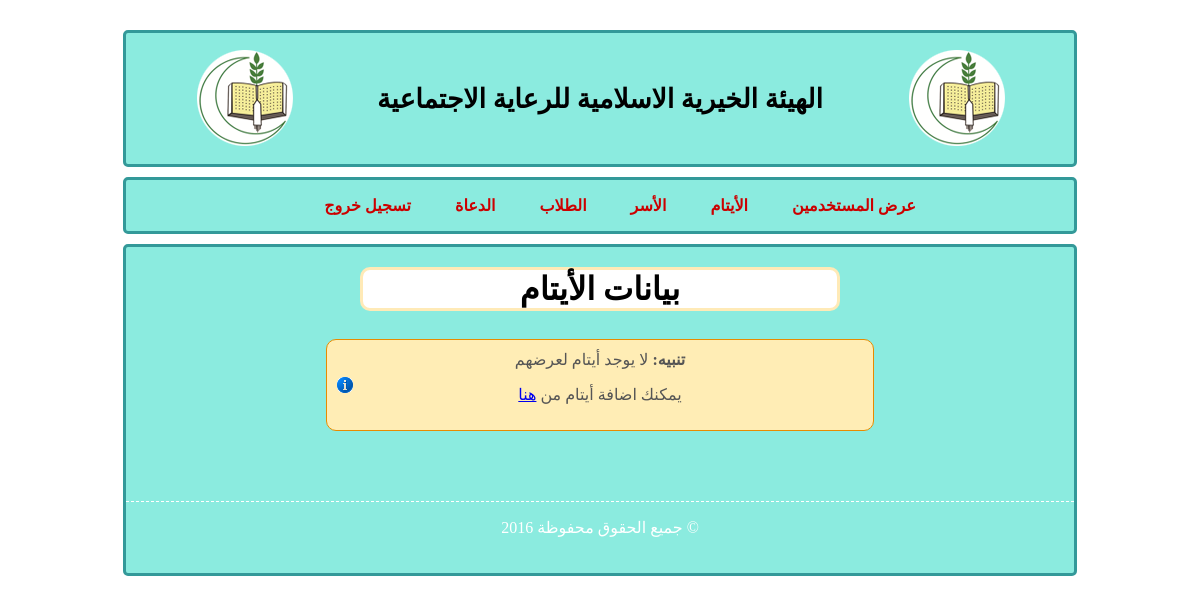
The page /admin/orphan/showOrphans.php on the database as committed earlier.
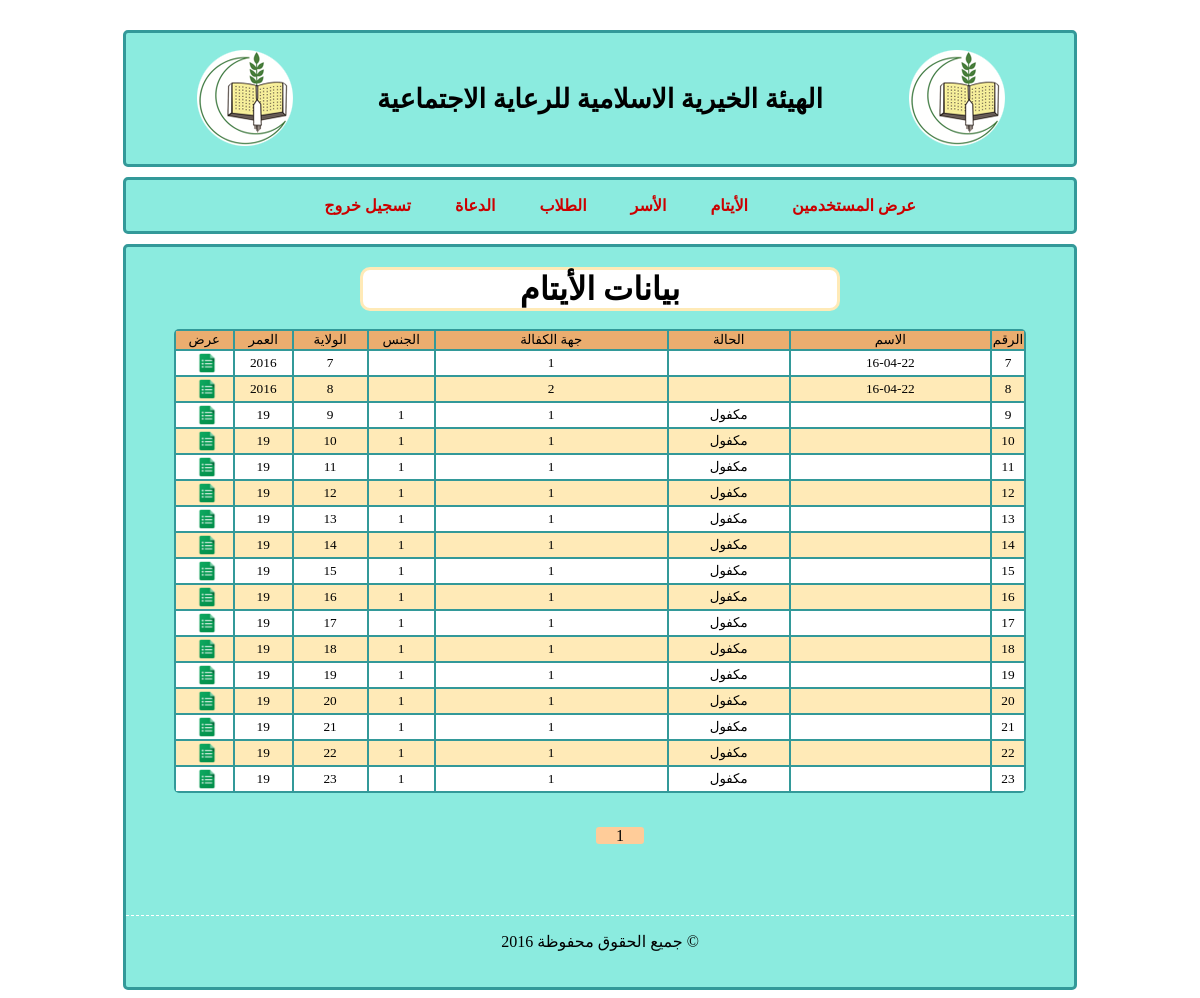
The same page on the database as committed later.
### tables this page shows
CREATE TABLE IF NOT EXISTS `orphan` (
  `id` int(11) NOT NULL AUTO_INCREMENT,
  `state` varchar(50) NOT NULL,
  `warranty_organization` int(11) NOT NULL,
  `saving` int(11) NOT NULL,
  `last_sponsorship_date` date NOT NULL,
  `first_name` varchar(50) NOT NULL,
  `meddle_name` varchar(50) NOT NULL,
  `last_name` varchar(50) NOT NULL,
  `last_4th_name` varchar(50) NOT NULL,
  `birth_date` date NOT NULL,
  `sex` varchar(6) NOT NULL,
  `mother_first_name` varchar(50) NOT NULL,
  `mother_middle_name` varchar(50) NOT NULL,
  `mother_last_name` varchar(50) NOT NULL,
  `mother_4th_name` varchar(50) NOT NULL,
  `mother_Birth_date` date NOT NULL,
  `mother_state` varchar(100) NOT NULL,
  `father_dead_date` date NOT NULL,
  `father_dead_cause` varchar(100) NOT NULL,
  `father_work` varchar(100) NOT NULL,
  `residence_state` int(11) NOT NULL,
  `city` varchar(100) NOT NULL,
  `District` varchar(100) NOT NULL,
  `section` int(10) NOT NULL,
  `house_no` int(50) NOT NULL,
  `phone1` int(20) NOT NULL,
  `phone2` int(20) NOT NULL,
  `studing_state` varchar(50) NOT NULL,
  `nonstuding_cause` varchar(50) NOT NULL,
  `school_name` varchar(50) NOT NULL,
  `level` varchar(100) NOT NULL,
  `year` varchar(100) NOT NULL,
  `quran_parts` int(10) NOT NULL,
  `health_state` varchar(50) NOT NULL,
  `ill_cause` varchar(50) NOT NULL,
  `data_entery_name` varchar(50) NOT NULL,
  `data_entery_date` date NOT NULL,
  UNIQUE KEY `id` (`id`),
  KEY `warranty_organization` (`warranty_organization`),
  KEY `residence_state` (`residence_state`)
);

### utils/orphanAPI.php (called while the page is built, shortened)
<?php
function fp_orphan_get($extra = ''){
	$query = sprintf("SELECT * FROM `orphan` %s",$extra);
	$qresult = @mysql_query($query);
	$rcount = mysql_num_rows($qresult);
	if($rcount == 0 )  return 0 ;
	$orphans = array();
	for($i = 0 ; $i < $rcount ; $i++)
		$orphans[@count($orphans)] = @mysql_fetch_object($qresult);
	return $orphans ;
	}
function fp_orphan_get_num_rows(){
	$query = sprintf("SELECT * FROM `orphan`");
	$qresult = @mysql_query($query);
        return mysql_num_rows($qresult);
}
?>

### admin/orphan/showOrphans.php (the view, shortened to what this page needs)
<?php
	include('../../utils/db.php');
	include('../../utils/orphanAPI.php');
        $start=0;
    $limit=20;
    $total_results = fp_orphan_get_num_rows();
        $total=ceil($total_results/$limit);
    if(!isset($_GET['page']) || $_GET['page'] == '' || (int)$_GET['page'] == 0 || $_GET['page']>$total)
    {
    $page=1;
    }
    else{
    $page=$_GET['page'];
    $start=($page-1)*$limit;
    }
        $orphans = fp_orphan_get("LIMIT $start, $limit");
?>
<!DOCTYPE html PUBLIC "-//W3C//DTD XHTML 1.0 Transitional//EN" "http://www.w3.org/TR/xhtml1/DTD/xhtml1-transitional.dtd">
<html xmlns="http://www.w3.org/1999/xhtml">
<head>
<link href="../../style/pageStyle.css" rel="stylesheet" type="text/css" />
</head>
<body>
<div id="title">
<table width="90%" border="0" align="center">
  <tr>
    <td><img src="../../images/logo.png" /></td>
    <td><h1>الهيئة الخيرية الاسلامية للرعاية الاجتماعية</h1></td>
    <td><img src="../../images/logo.png" /></td>
  </tr>
</table>
</div>
<div class="menu">
	<ul>
      <li><a href="cars.html">تسجيل خروج</a>
      <li><a href="customers.html">الدعاة</a>
      <li><a href="employees.html">الطلاب</a>
      <li><a href="reports.html">الأسر</a>
      <li><a href="main.html">الأيتام</a>
      <li><a href="main.html">عرض المستخدمين</a>
   </ul>
</div>
<div class="main">
<h1 align="center" class="adress"> بيانات الأيتام </h1>
<br />
 <?php
        if($orphans == -1 ) {
            echo '
                <div style="text-align:center;color:#fff;">
                <div class="alert-box error"><span>خطأ: </span>هناك مشكلة في الاتصال بقاعدة البيانات    </div>
                 </div>
                <div id="footer">
                <p>جميع الحقوق محفوظة 2016 &copy;</p>
               </div>';
            die() ;
        }
        else
        if($orphans == 0 ) {
            echo '
                <div style="text-align:center;color:#fff;">
                <div class="alert-box notice"><span>تنبيه: </span>لا يوجد أيتام لعرضهم
                <p>يمكنك اضافة أيتام من <a href="addOrphan.php">هنا</a></p>
                </div>
                <div id="footer">
                <p>جميع الحقوق محفوظة 2016 &copy;</p>
               </div>';
            die() ;
        }
	$ocount = @count($orphans);
?>
<table width="90%" border="0" align="center" class="table">
    <tr class="table_header" align="center">
    <td width="7%">عرض</td>
    <td width="7%">العمر</td>
    <td width="9%">الولاية </td>
    <td width="8%">الجنس </td>
    <td width="29%">جهة الكفالة</td>
    <td width="15%">الحالة</td>
    <td width="28%">الاسم </td>
    <td  width="4%">الرقم</td>
  </tr>
  <?php
function ageCalculator($dob){
        if(!empty($dob)){
        $birthdate = new DateTime($dob);
        $today   = new DateTime('today');
        $age = $birthdate->diff($today)->y;
        return $age;
    }
	else
        return 0;
}
  	for($i = 0 ; $i < $ocount ; $i++){
		$orphan = $orphans[$i];
  ?>
    <tr align="center" class="table_data<?php echo $i%2?>">
    <td  onclick="window.location.href='orphanInfo.php?id='+<?php echo $orphan->id?>"><img alt="عرض" align="middle" width="22px"  src="../../images/style images/show_icon.png" style="padding-left:5px" /></td>
    <td width="7%"><?php
echo ageCalculator($orphan->birth_date);?></td>
 	<td width="9%"><?php echo $orphan->id?></td>
    <td width="8%"><?php echo $orphan->sex?> </td>
    <td width="29%"><?php
                                            echo $orphan->warranty_organization;
                                                    ?></td>
    <td width="15%"><?php fp_get_state($orphan->state)?></td>
    <td width="28%"> <?php echo $orphan->first_name." ".$orphan->meddle_name." ".$orphan->last_name." ".$orphan->last_4th_name?></td>
    <td width="4%"><?php echo $orphan->id?></td>
  </tr>
  <?php } ?>
  </table>
<br />
<div class="pagination">
    <ul class='page'>
  <?php
        for($i=1;$i<=$total;$i++)
        {
            if($i==$page) { echo "<li class='current'>".$i."</li>"; }
            else { echo "<li><a href='?page=".$i."'>".$i."</a></li>"; }
        }
?>
</ul>
</div>
<div id="footer">
  <p>جميع الحقوق محفوظة 2016 &copy;</p>
</div>
</div>
</body>
</html>

### utils/db.php (shortened to what this page needs)
<?php
        function fp_get_state($state){
            switch($state){
		case 1 :
                    echo "مكفول";
                    break;
        }
        }
?>

### style/pageStyle.css (style rules this page uses)
* { font-family:Droid Arabic Kufi; }
* td { font-size: 10pt; }
.main { width:80%; margin:0 auto ; border:#399 solid 3px ; border-radius:5px; margin-top:10px; padding:20px 0 20px 0 ; background:#8BEBDF; }
#title { padding:10px 0 10px 0 ; width:80%; margin:0 auto ; border:#399 solid 3px ; border-radius:5px; margin-top:30px; background:#8BEBDF; text-align:center; }
.menu { width:80%; margin:0 auto ; border:#399 solid 3px ; border-radius:5px; margin-top:10px; background:#8BEBDF; text-align:center; }
.menu ul { list-style-type:none; }
.menu ul li { display:inline; padding: 0 20px 0 20px; }
.menu a { color:#C00; font-weight:bold; text-decoration:none; }
.adress { background: #Fff; margin: 0 auto; width: 50%; border: solid #FFEAB7 3px ; border-radius: 10px; }
#title h1 { color: #000; }
#footer { margin-top:70px; text-align:center; border-top:dashed 1px #fff ; }
.table { color:#000; border:solid #Fff 1px; border-radius:5px; }
.table { border: 0px; background: #399; }
.table_header { background: #ebad6f; border:solid 2px #C00; border-radius: 5px; }
.table_data0 { transition: background-color .2s; background: #Fff; border:solid 2px chocolate; border-radius: 5px; }
.table_data1 { background: #FFEAB7; border:solid 2px chocolate; border-radius: 5px; }
.pagination { text-align: center; margin: 10px }
.pagination ul { list-style-type:none; }
.pagination ul li { display:inline; padding: 0 20px 0 20px; }
.current { background: #FFCC99; -webkit-border-radius: 3px; -moz-border-radius: 3px; border-radius: 3px; }
.alert-box { direction: rtl; color:#555; border-radius:10px; padding:10px 36px; margin: 0 auto; margin-top: 10px; width: 50%; }
.alert-box span { font-weight:bold; text-transform:uppercase; }
.notice { border:1px solid #E88B00; background:#ffedb5 url('../images/style images/notice.png') no-repeat 10px 50%; }

Rows that differ between the two databases and show on the page:
added orphan: birth_date "2016", id "7", warranty_organization "1", first_name "16-04-22"
added orphan: birth_date "2016", id "8", warranty_organization "2", first_name "16-04-22"
added orphan: birth_date "19", id "9", sex "1", warranty_organization "1", state "مكفول"
added orphan: birth_date "19", id "10", sex "1", warranty_organization "1", state "مكفول"
added orphan: birth_date "19", id "11", sex "1", warranty_organization "1", state "مكفول"
added orphan: birth_date "19", id "12", sex "1", warranty_organization "1", state "مكفول"
added orphan: birth_date "19", id "13", sex "1", warranty_organization "1", state "مكفول"
added orphan: birth_date "19", id "14", sex "1", warranty_organization "1", state "مكفول"
added orphan: birth_date "19", id "15", sex "1", warranty_organization "1", state "مكفول"
added orphan: birth_date "19", id "16", sex "1", warranty_organization "1", state "مكفول"
added orphan: birth_date "19", id "17", sex "1", warranty_organization "1", state "مكفول"
added orphan: birth_date "19", id "18", sex "1", warranty_organization "1", state "مكفول"
added orphan: id "19", sex "1", warranty_organization "1", state "مكفول"
added orphan: birth_date "19", id "20", sex "1", warranty_organization "1", state "مكفول"
added orphan: birth_date "19", id "21", sex "1", warranty_organization "1", state "مكفول"
added orphan: birth_date "19", id "22", sex "1", warranty_organization "1", state "مكفول"
added orphan: birth_date "19", id "23", sex "1", warranty_organization "1", state "مكفول"
Other text that changed with them:
text no longer shown: "تنبيه: لا يوجد أيتام لعرضهم يمكنك اضافة أيتام من هنا"
text now shown: "عرض العمر الولاية الجنس جهة الكفالة الحالة الاسم الرقم"
new list line: "1"
